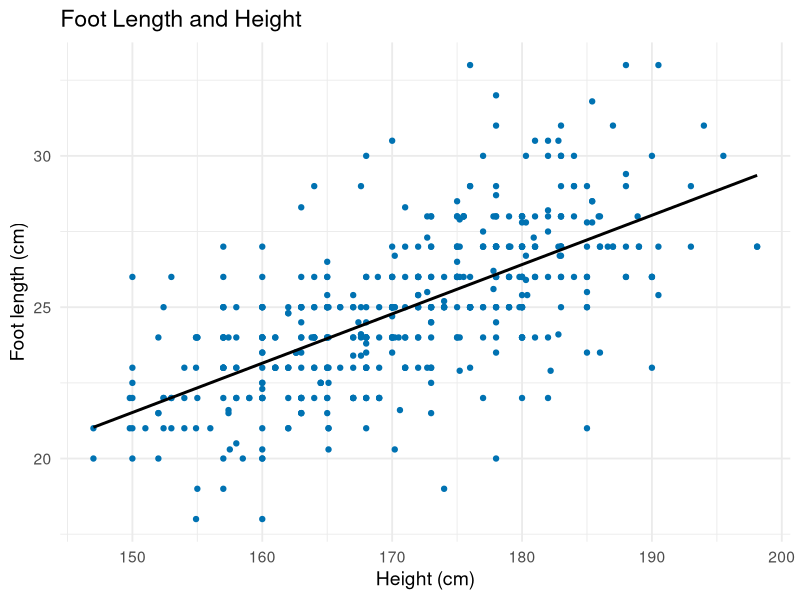
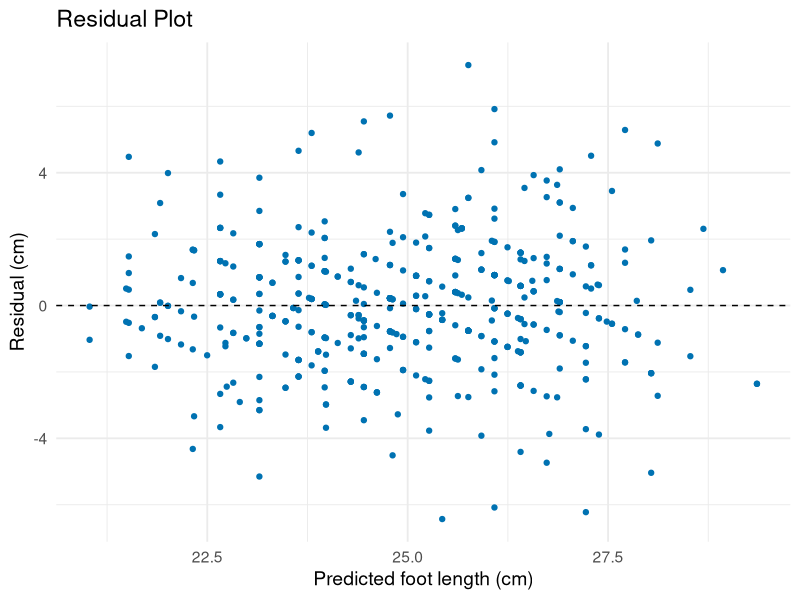
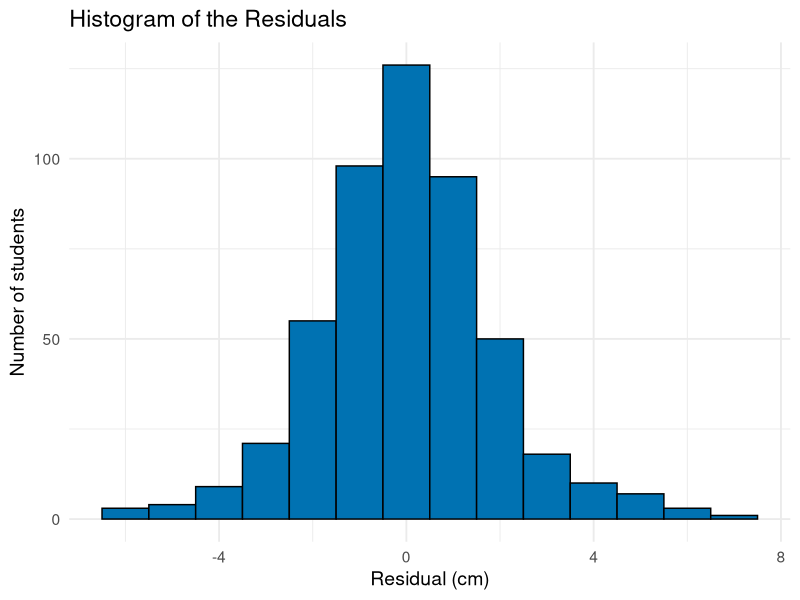
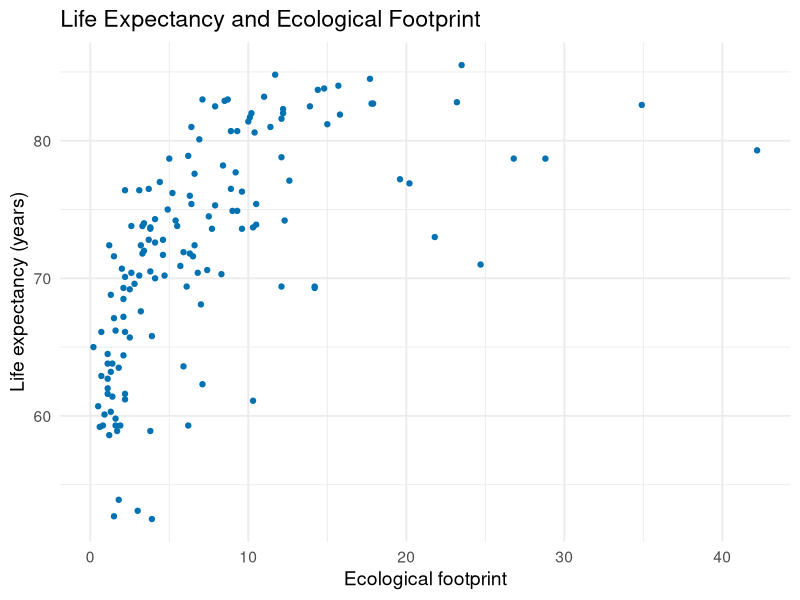
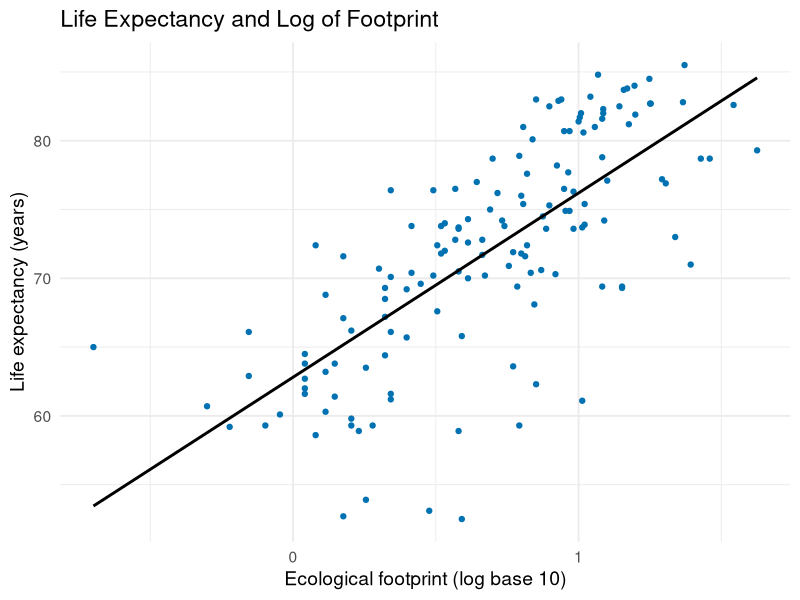

R code for these plots, in order:
# ==================================================================
# R Companion, Chapter 4: Correlation and Simple Linear Regression
# Statistical Methods in Research
#
# What this script makes:
#   1. A correlation (r) with its test
#   2. A regression model: intercept, slope, and R-squared
#   3. A scatterplot with the regression line
#   4. A residual plot and a histogram of the residuals
#   5. Cook's distance, to look for influential points
#   6. A confidence interval for the slope
#   7. A prediction, with a confidence and a prediction interval
#   8. A log transformation for a curved relationship
#
# Before you run it:
#   - Put this script, census_at_school.csv, and
#     happy_planet_index_2024.csv in the same folder.
#   - In RStudio, choose
#     Session > Set Working Directory > To Source File Location.
# ==================================================================


## ---- load-packages ----
library(ggplot2)


## ---- read-students ----
# CHANGE THIS: the file name of your dataset, inside the quotes.
students <- read.csv("census_at_school.csv")


## ---- correlation ----
# 1. CORRELATION: cor.test() calculates r for two numerical
#    variables and tests whether the population correlation (rho)
#    is different from 0. The order of the two variables does not
#    matter.
# CHANGE THIS: your two numerical variables
cor.test(students$Height, students$Foot)


## ---- fit-model ----
# 2. REGRESSION MODEL: lm() stands for "linear model".
#    Foot ~ Height reads "Foot, predicted by Height". The response
#      (y) goes before the ~ and the predictor (x) after it.
#    The model is stored under the name foot_model, so you can
#      use it in the steps below.
#    summary() prints the results.
# CHANGE THIS: your response variable, your predictor, your
#              dataset, and a name for your model
foot_model <- lm(Foot ~ Height, data = students)
summary(foot_model)


## ---- scatter-line ----
# 3. SCATTERPLOT WITH THE REGRESSION LINE.
#    geom_smooth(method = "lm") adds the regression line.
#    se = FALSE leaves out the gray band around the line.
# CHANGE THIS: your predictor after x =, your response after y =,
#              and your labels
ggplot(students, aes(x = Height, y = Foot)) +
  geom_point(color = "#0072B2") +
  geom_smooth(method = "lm", se = FALSE, color = "black") +
  labs(title = "Foot Length and Height",
       x = "Height (cm)",
       y = "Foot length (cm)") +
  theme_minimal(base_size = 14)


## ---- residuals ----
# 4. RESIDUALS: store each student's predicted value and residual
#    (actual minus predicted) as two new columns in the dataset.
#    fitted() gives the predicted values; resid() gives the
#      residuals.
# CHANGE THIS: your dataset name before each $, and your model
#              name inside fitted() and resid()
students$predicted <- fitted(foot_model)
students$residual <- resid(foot_model)


## ---- residual-plot ----
# RESIDUAL PLOT: predicted values across, residuals up and down.
#    geom_hline(yintercept = 0) draws a horizontal line at 0
#      (no error). linetype = "dashed" makes it a dashed line.
ggplot(students, aes(x = predicted, y = residual)) +
  geom_point(color = "#0072B2") +
  geom_hline(yintercept = 0, linetype = "dashed") +
  labs(title = "Residual Plot",
       x = "Predicted foot length (cm)",
       y = "Residual (cm)") +
  theme_minimal(base_size = 14)


## ---- residual-histogram ----
# HISTOGRAM OF THE RESIDUALS, to check that they form a rough
# bell curve. This is the histogram from Chapter 1.
ggplot(students, aes(x = residual)) +
  geom_histogram(binwidth = 1, fill = "#0072B2", color = "black") +
  labs(title = "Histogram of the Residuals",
       x = "Residual (cm)",
       y = "Number of students") +
  theme_minimal(base_size = 14)


## ---- cooks ----
# 5. COOK'S DISTANCE: one value for each row.
#    max() shows the largest one.
#    which(... > 1) lists the rows above 1, the common cutoff.
# CHANGE THIS: your model name inside cooks.distance()
cooks <- cooks.distance(foot_model)
max(cooks)
which(cooks > 1)


## ---- confint ----
# 6. 95% CONFIDENCE INTERVAL for the intercept and the slope.
# CHANGE THIS: your model name
confint(foot_model)


## ---- predict ----
# 7. PREDICTION for a new predictor value.
#    data.frame(Height = 170) sets up the value to predict from.
#      The name (Height) must match the predictor in the model.
#    interval = "confidence" gives the interval for the MEAN of
#      everyone with that height.
#    interval = "prediction" gives the interval for ONE person.
# CHANGE THIS: your predictor's name and the value you want, and
#              your model name
new_student <- data.frame(Height = 170)
predict(foot_model, new_student, interval = "confidence")
predict(foot_model, new_student, interval = "prediction")


## ---- read-planet ----
# 8. LOG TRANSFORMATION, with a second dataset.
# CHANGE THIS: the file name of your dataset, inside the quotes.
planet <- read.csv("happy_planet_index_2024.csv")


## ---- curve ----
# First, the scatterplot on the original scale.
ggplot(planet, aes(x = Footprint, y = LifeExpectancy)) +
  geom_point(color = "#0072B2") +
  labs(title = "Life Expectancy and Ecological Footprint",
       x = "Ecological footprint",
       y = "Life expectancy (years)") +
  theme_minimal(base_size = 14)


## ---- log-scatter ----
# log10() takes the base-10 logarithm of each value. Putting it
# inside aes() plots the transformed values; the data stay as
# they are.
# CHANGE THIS: your predictor inside log10(), and your response
ggplot(planet, aes(x = log10(Footprint), y = LifeExpectancy)) +
  geom_point(color = "#0072B2") +
  geom_smooth(method = "lm", se = FALSE, color = "black") +
  labs(title = "Life Expectancy and Log of Footprint",
       x = "Ecological footprint (log base 10)",
       y = "Life expectancy (years)") +
  theme_minimal(base_size = 14)


## ---- log-model ----
# The model works the same way, with log10() around the predictor.
# CHANGE THIS: your response, your predictor inside log10(), and
#              your dataset
log_model <- lm(LifeExpectancy ~ log10(Footprint), data = planet)
summary(log_model)
